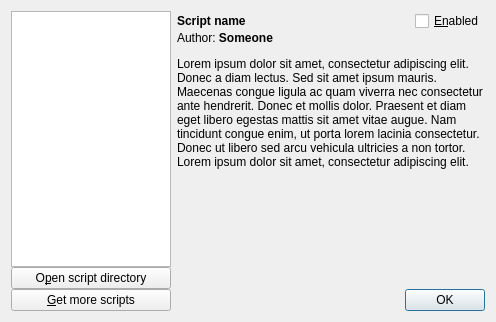
<?xml version="1.0" encoding="UTF-8"?>
<ui version="4.0">
 <class>ScriptListingDialog</class>
 <widget class="QDialog" name="ScriptListingDialog">
  <property name="geometry">
   <rect>
    <x>0</x>
    <y>0</y>
    <width>496</width>
    <height>322</height>
   </rect>
  </property>
  <property name="windowTitle">
   <string>Scripts</string>
  </property>
  <layout class="QHBoxLayout" name="horizontalLayout_3" stretch="0,1">
   <item>
    <layout class="QVBoxLayout" name="verticalLayout_2">
     <property name="spacing">
      <number>0</number>
     </property>
     <item>
      <widget class="QListView" name="qlvScriptList">
       <property name="minimumSize">
        <size>
         <width>160</width>
         <height>0</height>
        </size>
       </property>
       <property name="maximumSize">
        <size>
         <width>160</width>
         <height>16777215</height>
        </size>
       </property>
      </widget>
     </item>
     <item>
      <widget class="QPushButton" name="qpbOpenScriptDirectory">
       <property name="text">
        <string>O&amp;pen script directory</string>
       </property>
      </widget>
     </item>
     <item>
      <widget class="QPushButton" name="qpbGetMoreScripts">
       <property name="text">
        <string>&amp;Get more scripts</string>
       </property>
      </widget>
     </item>
    </layout>
   </item>
   <item>
    <layout class="QVBoxLayout" name="verticalLayout">
     <property name="spacing">
      <number>0</number>
     </property>
     <item>
      <layout class="QHBoxLayout" name="horizontalLayout_2" stretch="1,0">
       <item>
        <widget class="QLabel" name="qlScriptName">
         <property name="font">
          <font>
           <weight>75</weight>
           <bold>true</bold>
          </font>
         </property>
         <property name="text">
          <string notr="true">Script name</string>
         </property>
        </widget>
       </item>
       <item>
        <widget class="QCheckBox" name="qcbScriptEnabled">
         <property name="text">
          <string>&amp;E&amp;nabled</string>
         </property>
        </widget>
       </item>
      </layout>
     </item>
     <item>
      <widget class="QLabel" name="qlAuthor">
       <property name="text">
        <string notr="true">Author: &lt;b&gt;Someone&lt;/b&gt;</string>
       </property>
      </widget>
     </item>
     <item>
      <spacer name="verticalSpacer">
       <property name="orientation">
        <enum>Qt::Vertical</enum>
       </property>
       <property name="sizeType">
        <enum>QSizePolicy::Fixed</enum>
       </property>
       <property name="sizeHint" stdset="0">
        <size>
         <width>20</width>
         <height>12</height>
        </size>
       </property>
      </spacer>
     </item>
     <item>
      <widget class="QScrollArea" name="scrollArea">
       <property name="frameShape">
        <enum>QFrame::NoFrame</enum>
       </property>
       <property name="widgetResizable">
        <bool>true</bool>
       </property>
       <widget class="QWidget" name="scrollAreaWidgetContents">
        <property name="geometry">
         <rect>
          <x>0</x>
          <y>0</y>
          <width>278</width>
          <height>214</height>
         </rect>
        </property>
        <layout class="QVBoxLayout" name="verticalLayout_3">
         <property name="leftMargin">
          <number>0</number>
         </property>
         <property name="topMargin">
          <number>0</number>
         </property>
         <property name="rightMargin">
          <number>0</number>
         </property>
         <property name="bottomMargin">
          <number>0</number>
         </property>
         <item>
          <widget class="QLabel" name="qlDescription">
           <property name="text">
            <string notr="true">&lt;html&gt;&lt;head/&gt;&lt;body&gt;&lt;p&gt;Lorem ipsum dolor sit amet, consectetur adipiscing elit. Donec a diam lectus. Sed sit amet ipsum mauris. Maecenas congue ligula ac quam viverra nec consectetur ante hendrerit. Donec et mollis dolor. Praesent et diam eget libero egestas mattis sit amet vitae augue. Nam tincidunt congue enim, ut porta lorem lacinia consectetur. Donec ut libero sed arcu vehicula ultricies a non tortor. Lorem ipsum dolor sit amet, consectetur adipiscing elit. &lt;/p&gt;&lt;/body&gt;&lt;/html&gt;</string>
           </property>
           <property name="alignment">
            <set>Qt::AlignLeading|Qt::AlignLeft|Qt::AlignTop</set>
           </property>
           <property name="wordWrap">
            <bool>true</bool>
           </property>
           <property name="openExternalLinks">
            <bool>true</bool>
           </property>
          </widget>
         </item>
        </layout>
       </widget>
      </widget>
     </item>
     <item>
      <widget class="QDialogButtonBox" name="qdbbButtons">
       <property name="orientation">
        <enum>Qt::Horizontal</enum>
       </property>
       <property name="standardButtons">
        <set>QDialogButtonBox::Ok</set>
       </property>
      </widget>
     </item>
    </layout>
   </item>
  </layout>
 </widget>
 <resources/>
 <connections>
  <connection>
   <sender>qdbbButtons</sender>
   <signal>accepted()</signal>
   <receiver>ScriptListingDialog</receiver>
   <slot>accept()</slot>
   <hints>
    <hint type="sourcelabel">
     <x>248</x>
     <y>254</y>
    </hint>
    <hint type="destinationlabel">
     <x>157</x>
     <y>274</y>
    </hint>
   </hints>
  </connection>
  <connection>
   <sender>qdbbButtons</sender>
   <signal>rejected()</signal>
   <receiver>ScriptListingDialog</receiver>
   <slot>reject()</slot>
   <hints>
    <hint type="sourcelabel">
     <x>316</x>
     <y>260</y>
    </hint>
    <hint type="destinationlabel">
     <x>286</x>
     <y>274</y>
    </hint>
   </hints>
  </connection>
 </connections>
</ui>
